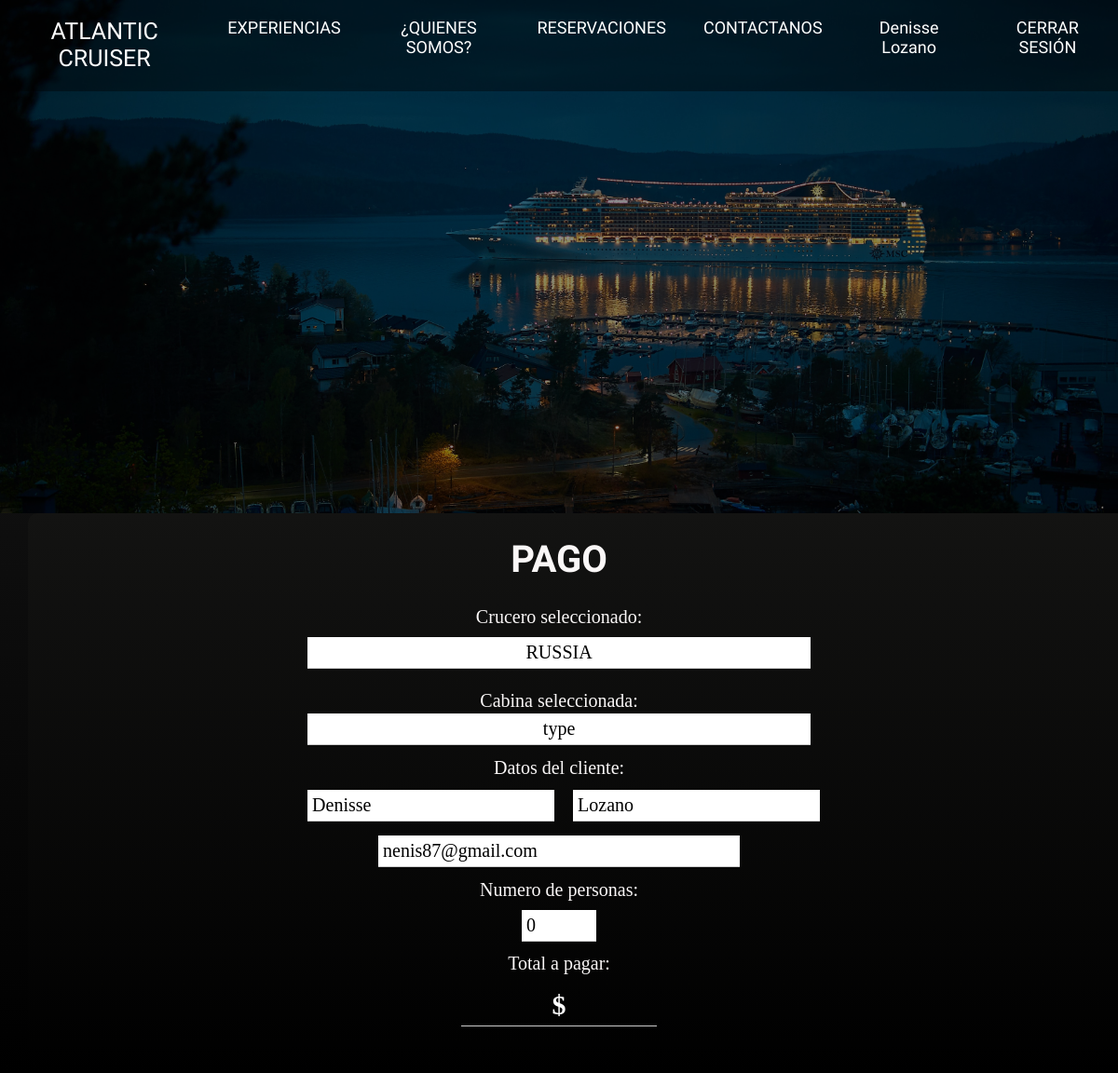
Page /pago.php?idcrucero=12345 (signed in) on the committed database.
### tables this page shows
CREATE TABLE `clientes` (
  `id_cliente` int(11) NOT NULL,
  `nombre_cliente` varchar(60) NOT NULL,
  `apellido_cliente` varchar(60) NOT NULL,
  `correo_cliente` varchar(30) NOT NULL,
  `telefono_cliente` varchar(12) NOT NULL,
  `contraseña_cliente` varchar(20) NOT NULL
);

CREATE TABLE `crucero` (
  `id_crucero` int(11) NOT NULL,
  `destino_crucero` varchar(50) NOT NULL,
  `fechainicio_crucero` varchar(10) NOT NULL,
  `fechacierre_crucero` varchar(10) NOT NULL,
  `barco_crucero` varchar(30) NOT NULL,
  `descripcion_crucero` varchar(100) NOT NULL,
  `itinerario_crucero` varchar(150) NOT NULL,
  `refimagen_crucero` varchar(150) NOT NULL
);

### pago.php (the view, shortened to what this page needs)
<!DOCTYPE html>
<html lang="es">
<head>
    <link rel = "stylesheet" href = "./css/normalize.css">
    <link href = "./css/styles.css" rel = "stylesheet">
    <link href = "./css/style-compra.css" rel = "stylesheet">
</head>
<body>
<?php
    $dbhost = "localhost";
    $dbname = "u768297978_atlanticruiser";
    $dbuser = "u768297978_admin";
    $dbpass = "Prograweb123#";
    $id_crucero = $_GET['idcrucero'];
    $id_cabina = $_GET['idcabina'];
    $conexion = mysqli_connect( $dbhost, $dbuser, $dbpass, $dbname, "3306") or die
    ("PROBLEMAS DE CONEXION");
    $consultaCrucero = "SELECT * FROM CRUCERO WHERE id_crucero = '$id_crucero';";
    $resultCrucero = mysqli_query($conexion, $consultaCrucero);
    $consultaCabinas = "SELECT C.id_cabina, C.tipo_cabina, CC.disponible_rcc, C.refimagen_cabina, CC.precio_rcc FROM CABINA C, CABINA_CRUCERO CC WHERE C.id_cabina = '$id_cabina' AND C.id_cabina = CC.id_cabina AND CC.id_crucero='$id_crucero';";
    $resultCabinas = mysqli_query($conexion, $consultaCabinas);
    if (!$resultCrucero | !$resultCabinas) {
    die("Error en la consulta: " . mysqli_error($conexion));
    } else {
        $fila = mysqli_fetch_assoc($resultCrucero);
        $filaCabina = mysqli_fetch_assoc($resultCabinas);
        $precioCabina = $filaCabina['precio_rcc'];
    }
    if ( $filaCabina['tipo_cabina'] == "Individual"){
        $capacidad = 1;
    }else{
        $capacidad = 4;
    }
?>
    <section class = "encabezado">
        <div class = "contenido-encabezado">
            <div class = "nav-bg">
                <nav class = "nav-contenedor">
                    <a class = "nav-title" href = "index.php">ATLANTIC CRUISER</a>
                    <a class = "nav-link" href = "experiencias.php">EXPERIENCIAS</a>
                    <a class = "nav-link" href = "quienes_somos.php">¿QUIENES SOMOS?</a>
                    <a class = "nav-link" href = "reservaciones.php">RESERVACIONES</a>
                    <a class = "nav-link" href = "contactanos.php">CONTACTANOS</a>
                    <?php
  if (isset($_SESSION['clientes']) ) {
      $id_usuario = $_SESSION['clientes'];
      $conexion = connection();
     $consulta = "SELECT nombre_cliente, apellido_cliente, correo_cliente FROM CLIENTES
      WHERE correo_cliente = '$id_usuario' ";
     $resultado = mysqli_query($conexion, $consulta);
     if ($resultado) {
         $datos_usuario = mysqli_fetch_assoc($resultado);
         $nombre = $datos_usuario['nombre_cliente'];
        $apellido =  $datos_usuario['apellido_cliente'];
        echo '<a class="nav-usuario">' . $nombre . ' ' . $apellido.'</a>';
        echo '<a class="nav-link" href="cerrar_sesion.php">CERRAR SESIÓN</a>';
     } else {
         die("Error en la consulta: " . mysqli_error($conexion));
     }
  } else {
      echo '<a class="nav-link" href="login-register.html">INGRESAR</a>';
  }
  ?>
              </nav>
          </div>
            </div>
    </section>
    <main id="main">
    <section id="derecha">
    <h1>PAGO</h1>
		<form id="paypal-form" action="recibo.php" method="post">
			<div id="formulario-compra" class="campo">
				<label for="nombre-crucero">Crucero seleccionado:</label>
                <input id="nombre-crucero" name="nombre-crucero" maxlength="100" value="<?= $fila['destino_crucero'] ?>" type="text" readonly="true" style="text-align: center;">
                <br>
                <label for="tipo-cabina">Cabina seleccionada:</label>
                <input id ="tipo-cabina" name="tipo-cabina" maxlength="30" value = <?= $filaCabina['tipo_cabina']?> type = "text" readonly = "true" style = "text-align: center;">
			</div>
      <?php
if(isset($_SESSION['clientes'])){
    $id_usuario = $_SESSION['clientes'];
     $conexion = connection();
$consulta = "SELECT nombre_cliente, apellido_cliente, correo_cliente FROM CLIENTES
 WHERE correo_cliente = '$id_usuario' ";
$resultado = mysqli_query($conexion, $consulta);
if ($resultado) {
    $datos_usuario = mysqli_fetch_assoc($resultado);
    echo '<div id="formulario-datos" class="campo">';
   echo '<label for="nombre-cliente">Datos del cliente:</label>';
   echo '<div id="valores">';
   echo '<input id="nombre-cliente" name ="nombre-cliente" placeholder = "Nombre" type = "text" value="'. $datos_usuario['nombre_cliente'] .'" required>';
   echo '<input id="apellido-cliente" name ="apellido-cliente" placeholder = "Apellido" type = "text" value="'. $datos_usuario['apellido_cliente'].'" required>';
   echo '<input id ="correo-cliente"  name="correo-cliente" placeholder = "Correo" type = "text"  value="'.$datos_usuario['correo_cliente'].'"required>';
   echo '</div>';
   echo '</div>';
} else {
    die("Error en la consulta: " . mysqli_error($conexion));
}
}
?>
            <div id="" class="campo">
                <label>Numero de personas:</label>
                <input id = "numPersonas" name="numPersonas" class = "number" type="number" value = "0" min = "0" max = <?php echo $capacidad?> required>
            </div>
            <div id = "" class = campo>
                <label> Total a pagar: </label>
                <input id = "totalPagar" name="totalPagar"  class = "total" type = "text" value = <?php echo '$'.$precioCabina ?> readonly = "true">
            </div>
    </form>
    </section>
</main>
    </body>
</html>

### css/styles.css (style rules this page uses)
:root { --blanco: #FFFFFF; --negro: #000000; --primario: #0F132E; --resalte: #E9B615; --resalte-cuadro: #E9B615; --gris-claro: #E8E8E8; --resalte-claro: #E8BD73; --fuente-princial: 3.8rem; }
html { font-size: 62.6%; box-sizing: border-box; }
body { background-color: black; }
h1 { color: var(--blanco); text-align: center; text-transform: uppercase; font-family: 'Faustina', serif; font-size: 3rem; font-weight: bold; }
@media (min-width: 768px) { h1 { font-size: 4rem; } }
.nav-bg { background-color: rgba(0, 0, 0, 0.4); }
.nav-contenedor { display: flex; flex-direction: column; justify-content: space-between; }
@media (min-width: 768px) { .nav-contenedor { flex-direction: row; justify-content: end; } }
@media (min-width: 768px) { .nav-contenedor .nav-title { margin-right:auto; } }
.nav-contenedor a { color: var(--blanco); display: block; text-align: center; text-decoration: none; font-size: 1.8rem; font-weight: 400; padding: 2rem; font-family: 'Judson', serif; }
.nav-contenedor .nav-title { font-size: 2.5rem; font-family: 'Krona One', sans-serif; }
.encabezado { background-image: url(/media/cala-esta-imagen.jpg); background-repeat: no-repeat; background-size: cover; height: 55rem; width: 100%; }
.contenido-encabezado { background-color: rgba(0, 0, 0, 0.45); height: 100%; width: 100%; position:relative }

### css/style-compra.css (style rules this page uses)
body { flex-flow: row nowrap; align-items: center; justify-content: center; background: linear-gradient(#1c1c1c, #000000); font-size: 2rem; color: #faf7f7; }
h1 { color: #faf7f7; }
#main { position: relative; width: 100%; height: 60rem; align-items: center; justify-content: center; left: 3rem; background: linear-gradient( #131312, #000000); margin: 0 auto; text-align: center; border-radius: 10px; background-color: white; }
#derecha { position: absolute; height: 100%; display: flex; flex-flow: column nowrap; padding-left: 25%; }
#derecha form { display: flex; flex-flow: column nowrap; width: 100%; }
#derecha form input, #derecha form select { appearance:none; border: none; border-bottom: 1.5px solid #ccc; padding: 5PX; margin-top: 2.5px; position: relative; }
#derecha form .campo { display: flex; flex-flow: column nowrap; justify-content: center; margin-bottom: 12.5px; }
#derecha form #nombre-crucero { margin-top: 1rem; }
#derecha form #valores #nombre-cliente { grid-area:nombre; }
#derecha form #valores #apellido-cliente { grid-area:apellido; }
#derecha form #valores #correo-cliente { grid-area:correo; width: 70%; margin: auto; }
#derecha form #valores { margin-top: 1rem; display: grid; grid-template: 'nombre apellido' 'correo correo'; column-gap: 3rem; row-gap: 1.5rem; }
#derecha form #valores input { width:100%; }
#derecha .number { margin: auto; margin-top: 1rem; width: 7rem; }
#derecha .total { margin: auto; margin-top:1rem; width: 20rem; text-align: center; color: white; background: rgba(0,0,0,0); text-decoration: none; font-size: 3rem; font-weight: bold; }

### rows in the picture
clientes: nombre_cliente "Denisse", apellido_cliente "Lozano", nombre-cliente "Denisse", apellido-cliente "Lozano", correo-cliente "nenis87@gmail.com"
crucero: nombre-crucero "RUSSIA"
